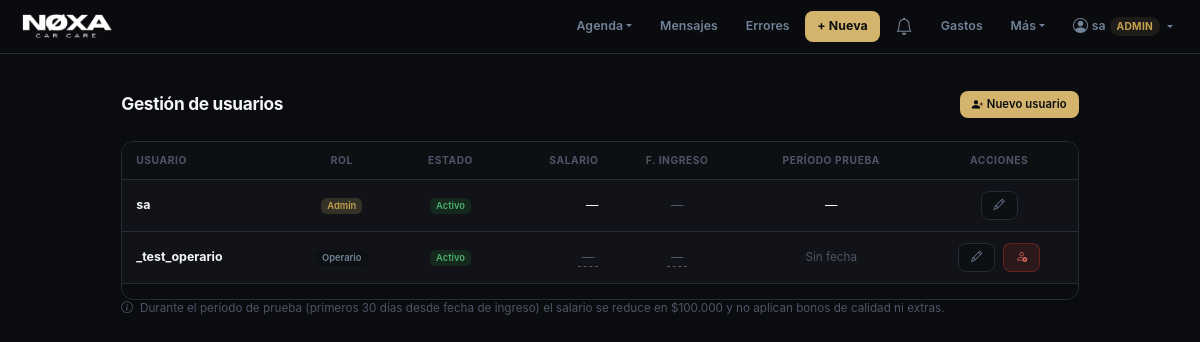
The app's page /users (signed in) with its own data.
### app.py (models this page shows, shortened)
class User(db.Model):
    __tablename__ = "users"
    id           = db.Column(db.Integer, primary_key=True)
    username     = db.Column(db.String(80), nullable=False, unique=True)
    password_hash= db.Column(db.String(256), nullable=False)
    role         = db.Column(db.String(20), nullable=False, default="operario")
    is_active    = db.Column(db.Boolean, default=True)
    created_at   = db.Column(db.DateTime, nullable=False, default=datetime.utcnow)
    must_change_password = db.Column(db.Boolean, default=False)
    salary          = db.Column(db.Integer, default=0)
    is_trial_period = db.Column(db.Boolean, default=False)  # override manual (legado)
    hire_date       = db.Column(db.Date, nullable=True)     # fecha real de ingreso

### app.py (the view)
@app.route("/users")
def users_list():
    if not getattr(g, "current_user", None) or g.current_user.role != "admin":
        flash("Acceso restringido a administradores.", "danger")
        return redirect(url_for("calendar_view"))
    users = User.query.order_by(User.created_at.asc()).all()
    return render_template("users.html", users=users, today=date.today())

### app.py (called while the page is built)
@app.context_processor
def inject_user():
    return {"current_user": getattr(g, "current_user", None)}

### templates/users.html (shortened to what this page needs)
{% extends "base.html" %}
{% block content %}
<div class="container mt-4" style="max-width:980px;">
  <div class="d-flex align-items-center justify-content-between mb-4">
    <h2 class="mb-0">Gestión de usuarios</h2>
    <button class="btn btn-primary btn-sm" data-bs-toggle="modal" data-bs-target="#modalNewUser">
      <i class="bi bi-person-plus-fill me-1"></i>Nuevo usuario
    </button>
  </div>
  <div class="table-responsive">
    <table class="table table-dark table-hover align-middle">
      <thead>
        <tr>
          <th>Usuario</th>
          <th class="text-center">Rol</th>
          <th class="text-center">Estado</th>
          <th class="text-end">Salario</th>
          <th class="text-center">F. Ingreso</th>
          <th class="text-center">Período prueba</th>
          <th class="text-center">Acciones</th>
        </tr>
      </thead>
      <tbody>
        {% for u in users %}
        <tr>
          <td class="fw-bold">{{ u.username }}</td>
          <td class="text-center">
            {% if u.role == 'admin' %}
              <span class="badge bg-warning">Admin</span>
            {% elif u.role == 'lider' %}
              <span class="badge bg-info">Líder</span>
            {% else %}
              <span class="badge bg-secondary">Operario</span>
            {% endif %}
          </td>
          <td class="text-center">
            {% if u.is_active %}
              <span class="badge bg-success">Activo</span>
            {% else %}
              <span class="badge bg-danger">Inactivo</span>
            {% endif %}
          </td>
          <td class="text-end">
            {% if u.role == 'operario' %}
            <span class="editable-salary" data-id="{{ u.id }}" data-value="{{ u.salary or 0 }}"
                  style="cursor:pointer;border-bottom:1px dashed rgba(255,255,255,0.3);padding:2px 4px;">
              {% if u.salary %}
                $ {{ "{:,}".format(u.salary).replace(",", ".") }}
              {% else %}
                <span class="text-muted">—</span>
              {% endif %}
            </span>
            {% else %}—{% endif %}
          </td>
          <td class="text-center" style="font-size:0.82rem;">
            {% if u.role == 'operario' %}
              <span class="editable-hire-date" data-id="{{ u.id }}"
                    data-value="{{ u.hire_date.isoformat() if u.hire_date else '' }}"
                    style="cursor:pointer;border-bottom:1px dashed rgba(255,255,255,0.3);padding:2px 4px;white-space:nowrap;">
                {% if u.hire_date %}
                  {{ u.hire_date.strftime('%d/%m/%Y') }}
                {% else %}
                  <span class="text-muted">—</span>
                {% endif %}
              </span>
            {% else %}
              <span class="text-muted">—</span>
            {% endif %}
          </td>
          <td class="text-center" id="trial-cell-{{ u.id }}">
            {% if u.role == 'operario' %}
              {% if u.hire_date %}
                {% if u.in_trial %}
                  {% set days_left = 30 - (today - u.hire_date).days %}
                  <span class="badge bg-warning text-dark" title="Fin de prueba: {{ u.trial_end_date.strftime('%d/%m/%Y') }}">
                    En prueba · {{ days_left }}d
                  </span>
                {% else %}
                  <span class="badge bg-success">Confirmado</span>
                {% endif %}
              {% else %}
                <span class="text-muted" style="font-size:0.78rem;">Sin fecha</span>
              {% endif %}
            {% else %}
              —
            {% endif %}
          </td>
          <td class="text-center">
            <div class="d-flex gap-2 justify-content-center">
              <button class="btn btn-sm btn-outline-secondary"
                      data-bs-toggle="modal"
                      data-bs-target="#modalEditUser"
                      data-id="{{ u.id }}"
                      data-username="{{ u.username }}"
                      data-role="{{ u.role }}"
                      data-hire="{{ u.hire_date.isoformat() if u.hire_date else '' }}"
                      data-must-change="{{ '1' if u.must_change_password else '' }}">
                <i class="bi bi-pencil"></i>
              </button>
              {% if u.id != current_user.id %}
              <form method="POST" action="{{ url_for('users_toggle', user_id=u.id) }}" class="m-0">
                {% if u.is_active %}
                  <button type="submit" class="btn btn-sm btn-outline-danger"
                          title="Desactivar">
                    <i class="bi bi-person-x"></i>
                  </button>
                {% else %}
                  <button type="submit" class="btn btn-sm btn-outline-success"
                          title="Activar">
                    <i class="bi bi-person-check"></i>
                  </button>
                {% endif %}
              </form>
              {% endif %}
            </div>
          </td>
        </tr>
        {% endfor %}
      </tbody>
    </table>
  </div>
  <p class="text-muted" style="font-size:0.78rem;">
    <i class="bi bi-info-circle me-1"></i>
    Durante el período de prueba (primeros 30 días desde fecha de ingreso) el salario se reduce en
    $100.000 y no aplican bonos de calidad ni extras.
  </p>
</div>
{% endblock %}

### templates/base.html (shortened to what this page needs)
<!doctype html>
<html lang="es">
<head>
  <link href="https://cdn.jsdelivr.net/npm/bootstrap@5.3.3/dist/css/bootstrap.min.css" rel="stylesheet">
  <link href="https://cdn.jsdelivr.net/npm/bootstrap-icons@1.11.3/font/bootstrap-icons.min.css" rel="stylesheet">
</head>
<body>
<nav class="navbar navbar-expand-lg mb-0"
     style="background:rgba(10,12,15,0.95);backdrop-filter:blur(20px);-webkit-backdrop-filter:blur(20px);border-bottom:1px solid var(--border);">
  <div class="container-fluid px-3">
    <a class="navbar-brand"
       href="{{ url_for('whatsapp_inbox') if current_user and current_user.role == 'marketing' else url_for('calendar_view') }}"
       style="padding:0;">
      <img src="{{ url_for('static', filename='img/logotipo.png') }}" alt="Agenda Detailing" class="navbar-logo"
        onerror="this.style.display='none';this.insertAdjacentHTML('afterend','<span class=\'navbar-brand-text\'>Agenda</span>');">
    </a>
    <div class="collapse navbar-collapse justify-content-end" id="navbarContent">
      <div class="d-flex flex-column flex-lg-row align-items-lg-center gap-1 py-2 py-lg-0">
        {% if not current_user or current_user.role not in ('operario', 'marketing') %}
        <div class="dropdown">
          <button class="nav-link-custom border-0 bg-transparent dropdown-toggle"
                  type="button" data-bs-toggle="dropdown" aria-expanded="false">Agenda</button>
        </div>
        {% endif %}
        {% if not current_user or current_user.role != 'operario' %}
        <a class="nav-link-custom" href="{{ url_for('whatsapp_inbox') }}">Mensajes</a>
        {% endif %}
        {% if not current_user or current_user.role not in ('operario', 'marketing') %}
        <a class="nav-link-custom" href="{{ url_for('quality_errors_list') }}">Errores</a>
        <a class="nav-link-custom nav-link-accent" href="{{ url_for('new_appointment') }}">+ Nueva</a>
        {% endif %}
        {% if current_user and current_user.role != 'operario' %}
        <div class="dropdown" id="notifWrap">
          <button class="nav-link-custom border-0 bg-transparent position-relative d-flex align-items-center"
                  type="button" data-bs-toggle="dropdown" data-bs-auto-close="outside"
                  aria-expanded="false" aria-label="Notificaciones" title="Notificaciones">
            <i class="bi bi-bell" style="font-size:1.15rem;"></i>
          </button>
        </div>
        {% endif %}
        {% if not current_user or current_user.role not in ('operario', 'marketing') %}
        <a class="nav-link-custom" href="{{ url_for('expenses_new') }}">Gastos</a>
        {% endif %}
        <div class="dropdown">
          <button class="nav-link-custom border-0 bg-transparent dropdown-toggle"
                  type="button" data-bs-toggle="dropdown" aria-expanded="false">Más</button>
        </div>
        {% if current_user %}
        <div class="dropdown">
          <button class="nav-link-custom border-0 bg-transparent dropdown-toggle d-flex align-items-center gap-1"
                  type="button" data-bs-toggle="dropdown" aria-expanded="false">
            <i class="bi bi-person-circle" style="font-size:1rem;"></i>
            <span>{{ current_user.username }}</span>
            <span style="font-size:0.68rem;padding:2px 7px;border-radius:20px;background:var(--accent-bg);color:var(--accent-dk);font-weight:700;text-transform:uppercase;letter-spacing:0.3px;">{{ current_user.role }}</span>
          </button>
        </div>
        {% endif %}
      </div>
    </div>
  </div>
</nav>
<div class="container-fluid px-3 px-lg-4 pt-3">
  {% block content %}{% endblock %}
</div>
</body>
</html>

### templates/base.html (style rules this page uses)
:root { color-scheme: dark; --bg: #0a0c0f; --bg2: #0d1013; --surface: #111318; --surface2: #1a1d23; --border: #272b35; --border2: rgba(212,180,108,0.25); --text: #f3f5f7; --text2: #728297; --text3: #4c5666; --accent: #d4b46c; --accent-dk: #c4a050; --accent-bg: rgba(212,180,108,0.10); --ink: #f3f5f7; --radius: 12px; --radius-sm: 8px; --shadow: 0 1px 3px rgba(0,0,0,0.4), 0 4px 12px rgba(0,0,0,0.25); --shadow-sm: 0 1px 2px rgba(0,0,0,0.3); }
*, *::before, *::after { box-sizing: border-box; }
html, body { margin: 0; padding: 0; background-color: var(--bg) !important; color: var(--text); font-family: -apple-system, BlinkMacSystemFont, "Segoe UI", sans-serif; -webkit-font-smoothing: antialiased; font-size: 15px; }
.container-fluid, .container { background: transparent !important; }
h1, h2, h3, h4, h5, h6 { color: var(--text); font-weight: 700; letter-spacing: -0.3px; }
h2 { font-size: 1.15rem; }
p, span, td, li { color: var(--text2); }
.navbar-logo { height: 36px; width: auto; display: block; }
.nav-link-custom { color: var(--text2); text-decoration: none; font-size: 0.82rem; font-weight: 600; padding: 6px 12px; border-radius: var(--radius-sm); transition: color 0.15s, background 0.15s; letter-spacing: 0.1px; cursor: pointer; white-space: nowrap; }
.nav-link-accent { color: #0a0c0f !important; background: var(--accent) !important; font-weight: 700; }
.btn { font-size: 0.82rem !important; font-weight: 600 !important; border-radius: var(--radius-sm) !important; padding: 8px 16px !important; transition: all 0.15s !important; box-shadow: none !important; letter-spacing: 0.1px; border: none !important; }
.btn-primary { background: var(--accent) !important; color: #0a0c0f !important; }
.btn-secondary, .btn-outline-secondary { background: var(--bg2) !important; border: 1px solid var(--border) !important; color: var(--text2) !important; }
.btn-danger, .btn-outline-danger { background: rgba(192,57,43,0.15) !important; border: 1px solid rgba(192,57,43,0.4) !important; color: #e07060 !important; }
.btn-sm { padding: 5px 12px !important; font-size: 0.75rem !important; }
.table-dark { --bs-table-bg: var(--surface) !important; --bs-table-hover-bg: var(--bg) !important; --bs-table-border-color: var(--border) !important; color: var(--text) !important; font-size: 0.83rem; }
.table-dark thead th { background: var(--bg2) !important; color: var(--text3) !important; font-weight: 700 !important; font-size: 0.68rem !important; text-transform: uppercase !important; letter-spacing: 0.6px !important; border-bottom: 1px solid var(--border) !important; padding: 11px 14px !important; }
.table-dark td { padding: 11px 14px !important; vertical-align: middle !important; color: var(--text) !important; border-color: var(--border) !important; }
.table-responsive { border-radius: var(--radius); overflow: hidden; border: 1px solid var(--border); box-shadow: var(--shadow-sm); }
.badge.bg-success { background: rgba(30,126,52,0.20) !important; color: #4caf6e !important; font-weight: 600; }
.badge.bg-secondary { background: var(--bg2) !important; color: var(--text2) !important; font-weight: 600; }
.badge.bg-warning { background: rgba(212,180,108,0.18) !important; color: var(--accent-dk) !important; font-weight: 600; }
.text-muted { color: var(--text3) !important; }
.fw-bold { color: var(--text) !important; }
nav.navbar { position: relative; z-index: 1040; }

### records on screen
User: username "sa", role "ADMIN", shows "Admin", is_active "Activo"
User: username "_test_operario", role "Operario", is_active "Activo", {{ u.salary or 0 }} 0 (drawn)
